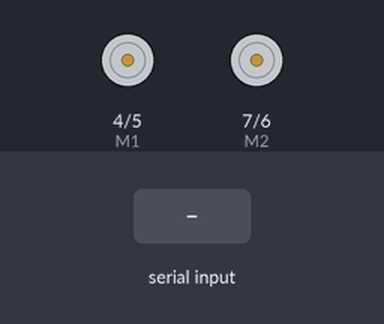
The sketch below on a simulated Arduino Uno, built with avr-gcc and run on an emulated ATmega328P. Shown: direction and speed pins drawn as motors (green arrow = direction pin HIGH = forward, orange = LOW = backward, longer = more drive). The inputs (shaded band) are chosen by the test bench.

Above: at 1.2 s.
1.3 s: "w" received over Serial
At 1.9 s:
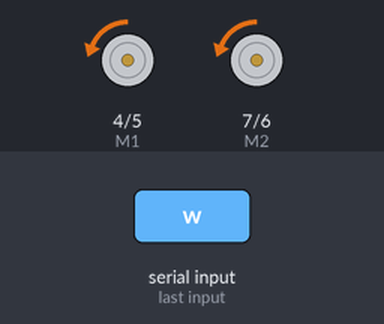
3.5 s: "s" received over Serial
At 3.9 s:
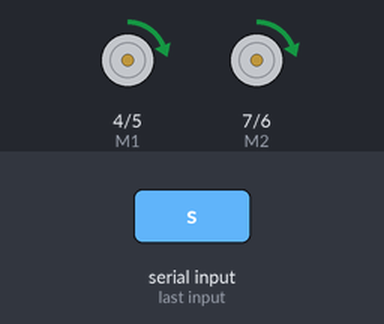
5.5 s: "a" received over Serial
At 5.9 s:
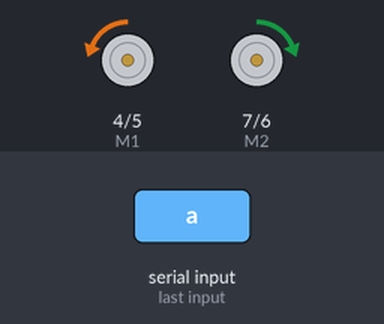
7.5 s: "d" received over Serial
At 7.9 s:
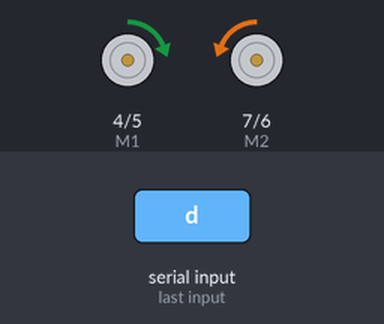
9.5 s: "x" received over Serial
Timing chart, 0 to 12.0 s (numbered marks = the images above; inputs shaded):
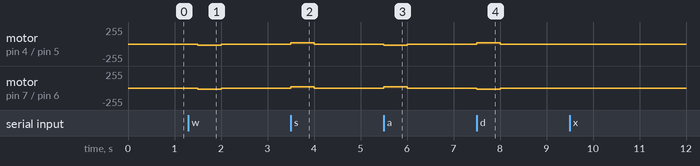

The sketch:

arduino.ino
```cpp
#define E1 5
#define E2 6
#define M1 4
#define M2 7
#define SPEED_UP_STEP 20
#define SPEED_DOWN_STEP 30
#define MAX_SPEED 100

int SPEED = 0;
int lastState = -1;

void clearSerial(){
  while(Serial.available()){
    Serial.read();
  }
}

void resetSpeed(int now){
  if(lastState != now){
    lastState = now;
    SPEED = 0;
  }
}

void speedUp() {
  SPEED = min(SPEED + SPEED_UP_STEP, MAX_SPEED);
  analogWrite(E1, SPEED);
  analogWrite(E2, SPEED);
}

void speedDown() {
  SPEED = max(SPEED - SPEED_DOWN_STEP, 0);
  analogWrite(E1, SPEED);
  analogWrite(E2, SPEED);
}

void brake() {
  SPEED = 0;
  digitalWrite(E1, SPEED);
  digitalWrite(M1, LOW);
  digitalWrite(E2, SPEED);
  digitalWrite(M2, LOW);
}

void forward() {
  resetSpeed(0);
  speedUp();
  digitalWrite(M1, LOW);
  digitalWrite(M2, LOW);
}

void back() {
  resetSpeed(1);
  speedUp();
  digitalWrite(M1, HIGH);
  digitalWrite(M2, HIGH);
}

void left() {
  resetSpeed(2);
  speedUp();
  digitalWrite(M1, LOW);
  digitalWrite(M2, HIGH);
}

void right() {
  resetSpeed(3);
  speedUp();
  digitalWrite(M1, HIGH);
  digitalWrite(M2, LOW);
}

void setup(void)
{
  int i;
  for (i = 4; i <= 7; i++)
    pinMode(i, OUTPUT);
  Serial.begin(115200);
  brake();
}

void loop(void)
{
  if (Serial.available()) {
    char val = Serial.read();
    switch (val)
    {
      case 'w'://Move Forward
        forward();  //move forward in max speed
        break;
      case 's'://Move Backward
        back();  //move back in max speed
        break;
      case 'a'://Turn Left
        left();
        break;
      case 'd'://Turn Right
        right();
        break;
      case 'x':
        brake();
        break;
    }
    clearSerial();
  } else {
    speedDown();
  }
  delay(500);
}
```

Measured:
- after the input at 1.3 s, motor on pin 4 (M1) / pin 5 (E1), motor on pin 7 (M2) / pin 6 (E2): stopped → backward 20/255 after 0.20 s, → stopped 0.50 s later
- after the input at 3.5 s, motor on pin 4 (M1) / pin 5 (E1), motor on pin 7 (M2) / pin 6 (E2): stopped → forward 20/255 at once, → stopped 0.50 s later
- after the input at 5.5 s, motor on pin 4 (M1) / pin 5 (E1): stopped → backward 20/255 at once, → stopped 0.50 s later; motor on pin 7 (M2) / pin 6 (E2): stopped → forward 20/255 at once, → stopped 0.50 s later
- after the input at 7.5 s, motor on pin 4 (M1) / pin 5 (E1): stopped → forward 20/255 at once, → stopped 0.50 s later; motor on pin 7 (M2) / pin 6 (E2): stopped → backward 20/255 at once, → stopped 0.50 s later
